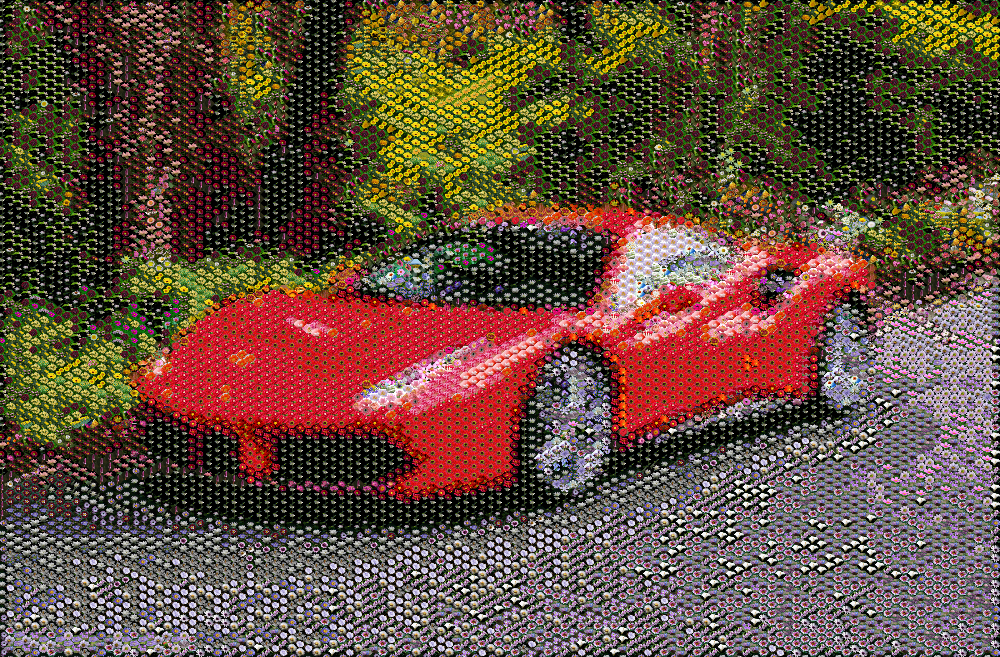
#> input picture Anul III/Semestrul I/CAVA/laborator/Laborator 2+3/Tema 1 Solutie/cod/test.png, 1000 x 657 px, given in place of test.jpg, which was not available
$ jupyter execute 'Filtrarea culorilor .ipynb'
#> lines starting #> are read from the running program, lines starting #| are printed output that depends on the picture; pictures that were not available may be replaced by others from this repository, and a replacement may not be noted
#> further down, img is the input picture: shape (657, 1000, 3); mean B, G, R 62.6, 76.2, 101.5
[cell 1]
import numpy as np
import cv2 as cv
import os
import glob
import matplotlib.pyplot as plt
from numpy.random import uniform
import pdb

[cell 2]
def find_color_values_using_trackbar(frame):
    frame_hsv = cv.cvtColor(frame, cv.COLOR_BGR2HSV)
#> frame_hsv: shape (657, 1000, 3); mean H, S, V 71.9, 126.7, 111.2

    def nothing(x):
        pass

    cv.namedWindow("Trackbar")
    cv.createTrackbar("LH", "Trackbar", 0, 255, nothing)
#> slider 'LH' is set to 51
    cv.createTrackbar("LS", "Trackbar", 0, 255, nothing)
#> slider 'LS' is set to 51
    cv.createTrackbar("LV", "Trackbar", 0, 255, nothing)
#> slider 'LV' is set to 51
    cv.createTrackbar("UH", "Trackbar", 255, 255, nothing)
    cv.createTrackbar("US", "Trackbar", 255, 255, nothing)
    cv.createTrackbar("UV", "Trackbar", 255, 255, nothing)

    while True:

        l_h = cv.getTrackbarPos("LH", "Trackbar")
        l_s = cv.getTrackbarPos("LS", "Trackbar")
        l_v = cv.getTrackbarPos("LV", "Trackbar")
        u_h = cv.getTrackbarPos("UH", "Trackbar")
        u_s = cv.getTrackbarPos("US", "Trackbar")
        u_v = cv.getTrackbarPos("UV", "Trackbar")

        l = np.array([l_h, l_s, l_v])
        u = np.array([u_h, u_s, u_v])
        mask_table_hsv = cv.inRange(frame_hsv, l, u)
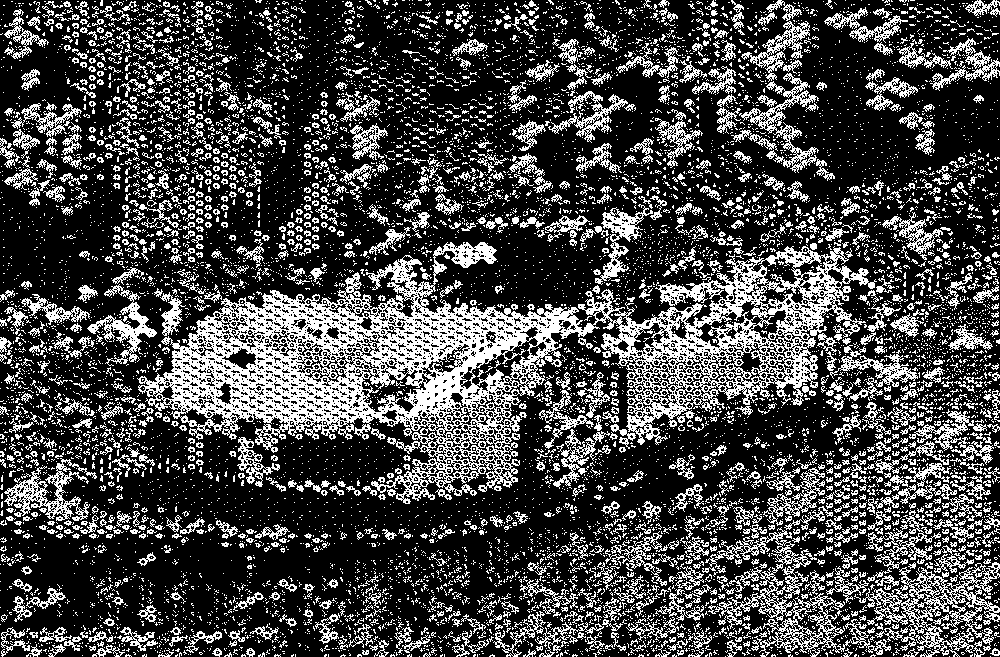
#> mask_table_hsv: shape (657, 1000); 27.7% white in thin lines or dots

        res = cv.bitwise_and(frame, frame, mask=mask_table_hsv)
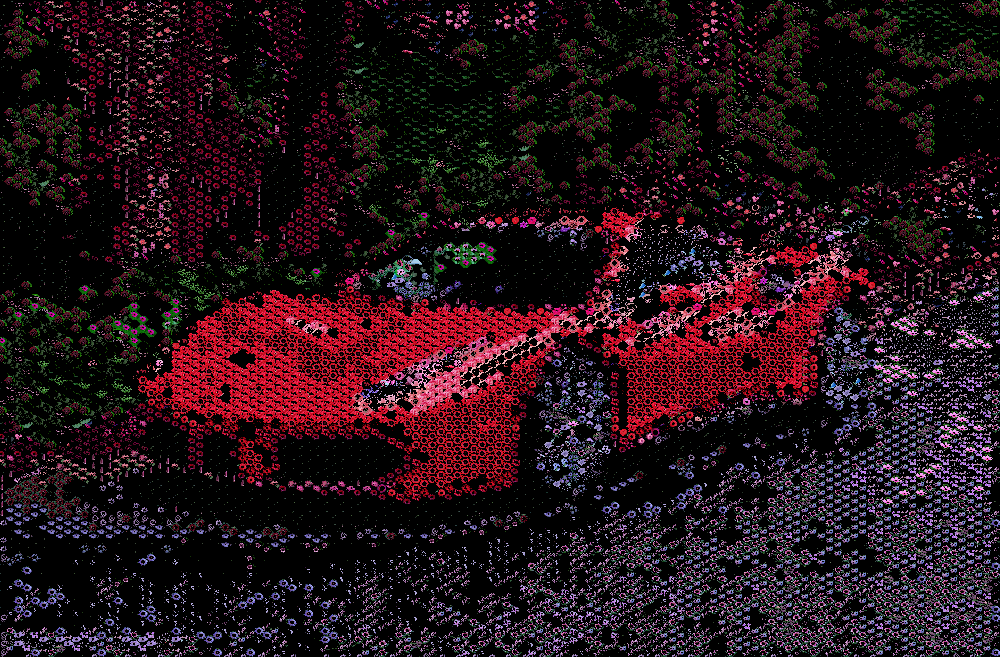
#> res: shape (657, 1000, 3); mean B, G, R 24.3, 18.5, 37.4
        cv.imshow("Frame", frame)
        cv.imshow("Mask", mask_table_hsv)
        cv.imshow("Res", res)

        if cv.waitKey(25) & 0xFF == ord('q'):
#> (key q is pressed here)
            break
    cv.destroyAllWindows()

[cell 3]
img = cv.imread('./test.jpg')
find_color_values_using_trackbar(img)

[cell 4]
low_yellow = (15, 105, 105)
high_yellow = (90, 255, 255)
img_hsv = cv.cvtColor(img, cv.COLOR_BGR2HSV)
mask_yellow_hsv = cv.inRange(img_hsv, low_yellow, high_yellow)
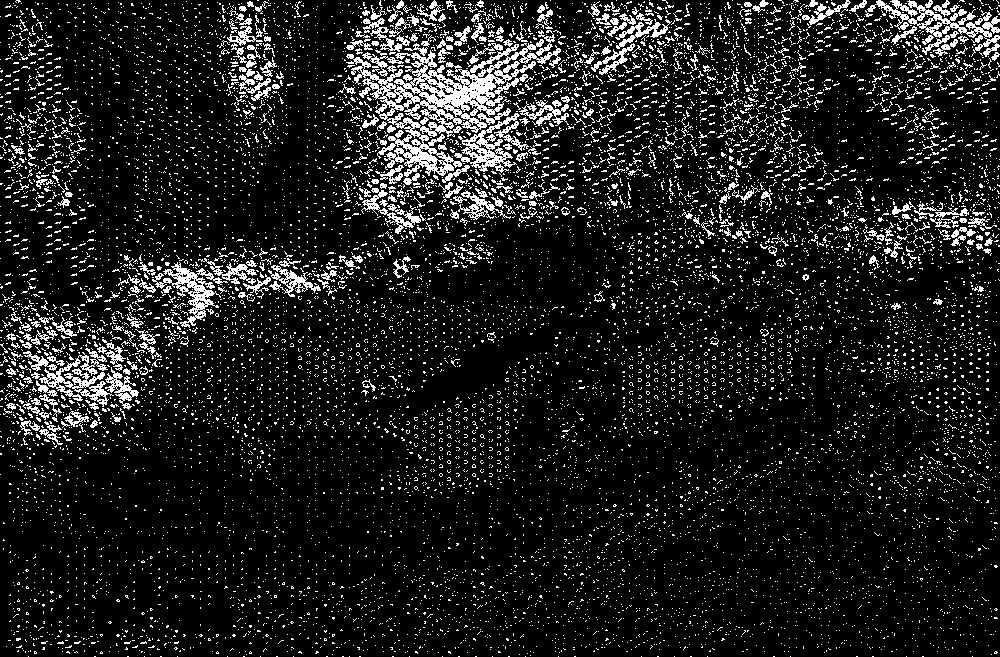
#> mask_yellow_hsv: shape (657, 1000); 11.1% white in thin lines or dots
cv.imshow('img_initial', img)
cv.imshow('mask_yellow_hsv', mask_yellow_hsv)
cv.waitKey(0)
cv.destroyAllWindows()
